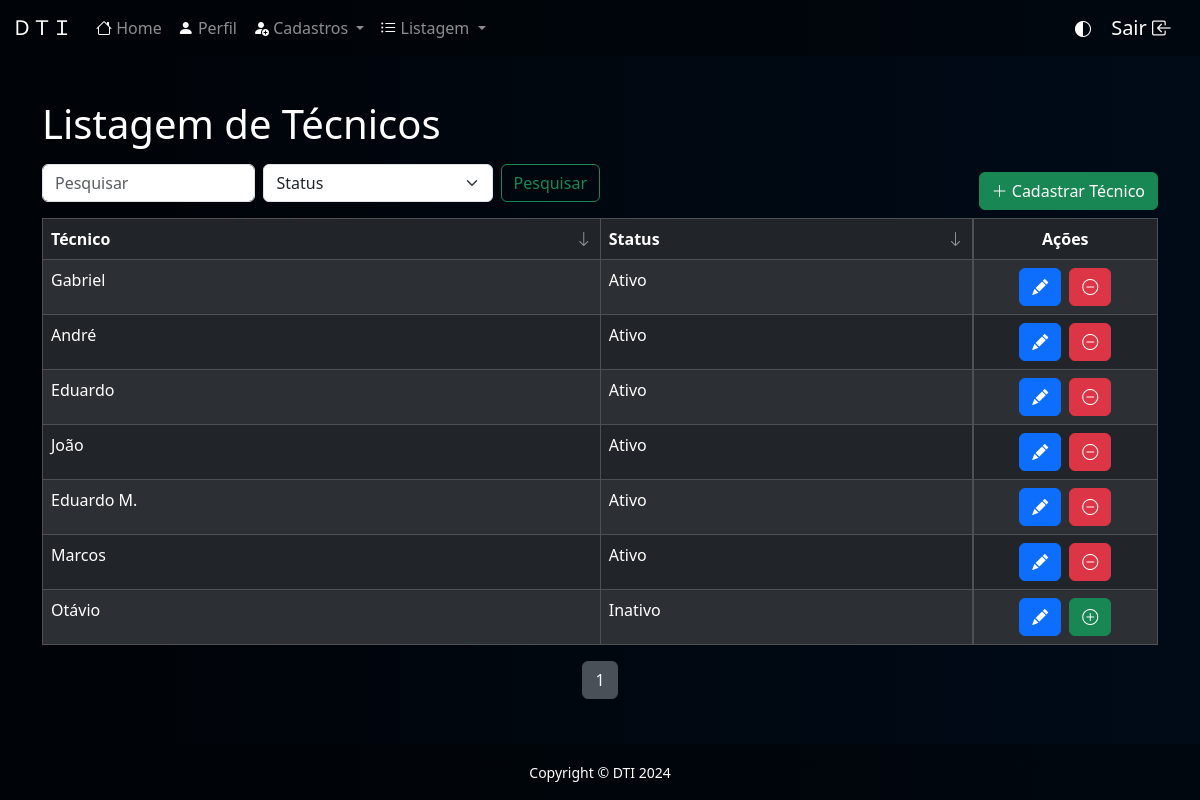
The page /listar/list-tecnico.php (signed in) on the database its author committed.
### tables this page shows
CREATE TABLE `tecnico` (
  `id` int(11) NOT NULL,
  `nome` varchar(100) NOT NULL,
  `status` int(1) NOT NULL
);

### listar/list-tecnico.php (the view, shortened to what this page needs)
<?php
    require_once('../conexao.php');
    $V_WHERE = "";
    $S_WHERE = "";
    $itens_por_pagina = 15;
    $pagina = isset($_GET['page']) ? $_GET['page'] : 1;
    $offset = ($pagina - 1) * $itens_por_pagina;
    $sql_count = "SELECT COUNT(*) AS total FROM tecnico WHERE 1 = 1 " . $V_WHERE . $S_WHERE;
    $resultado_count = mysqli_query($conexao, $sql_count);
    $linha_count = mysqli_fetch_assoc($resultado_count);
    $total_registros = $linha_count['total'];
    $total_paginas = ceil($total_registros / $itens_por_pagina);
    $sort_col = isset($_GET['sort_col']) ? $_GET['sort_col'] : 2;
    $sort_order = isset($_GET['sort_order']) ? $_GET['sort_order'] : 'ASC';
    switch ($sort_col) {
        default:
            $sort_col = 'tecnico.status';
    }
    $sql = "SELECT * FROM tecnico
              WHERE 1 = 1 " . $V_WHERE . $S_WHERE . "
              ORDER BY $sort_col $sort_order
              LIMIT $itens_por_pagina OFFSET $offset";
    $resultado = mysqli_query($conexao, $sql);
?>
<!DOCTYPE html>
<html lang="pt-br">
<head>
    <link href="https://cdn.jsdelivr.net/npm/bootstrap@5.3.3/dist/css/bootstrap.min.css" rel="stylesheet">
    <link rel="stylesheet" href="https://cdn.jsdelivr.net/npm/bootstrap-icons@1.11.3/font/bootstrap-icons.min.css">
</head>
<body>
    <?php require_once("../template/menu01.php") ?>
    <main class="container" style="margin-top: 100px;">
        <h1>Listagem de Técnicos</h1>
        <div class="d-flex justify-content-between align-items-end mb-2">
            <form class="d-flex col-6 mt-2 mb-2" method="post" role="search">
                <input class="form-control me-2" type="search" name="search" placeholder="Pesquisar" aria-label="Search">
                <select class="form-select me-2" name="search-status" id="search-status">
                    <option selected value="">Status</option>
                </select>
                <button class="btn btn-outline-success" type="submit" nam="epesquisar">Pesquisar</button>
            </form>
            <?php if ($_SESSION['nivel'] == 2): ?>
                <a href="../cadastro/cad-tecnico.php" class="btn btn-success"><i class="bi bi-plus-lg"></i> Cadastrar Técnico</a>
            <?php endif; ?>
        </div>
            <table class="table table-dark table-striped table-bordered">
            <thead>
                <tr>
                    <th id="header0" onclick="sortTable(0)" class="sortable asc col-6">Técnico <i class="bi bi-arrow-down sort-icon"></th>
                    <th id="header0" onclick="sortTable(1)" class="sortable col-4">Status <i class="bi bi-arrow-down sort-icon"></th>
                    <?php if ($_SESSION['nivel'] == 2): ?>
                        <th class="d-flex justify-content-center">Ações</th>
                    <?php endif; ?>
                </tr>
            </thead>
            <tbody>
                <?php
                    while ($linha = mysqli_fetch_array($resultado)) {
                        if ($linha['status'] == 1) {
                            $status = "Ativo";
                        } else {
                            $status = "Inativo";
                        }
                ?>
                <tr>
                    <td><?= $linha['nome'] ?></td>
                    <td><?= $status ?></td>
                    <?php if ($_SESSION['nivel'] == 2): ?>
                        <td class="d-flex justify-content-center gap-2">
                            <abbr title="Editar"><a class="btn btn-primary" href="../editar/edit-tecnico.php?id=<?= $linha['id'] ?>"><i class="bi bi-pencil-fill"></i></a></abbr>
                            <form method="post">
                                <?php if ($status == "Ativo"): ?>
                                    <abbr title="Desativar">
                                        <button type="submit" name="desativar" class="btn btn-danger">
                                            <i class="bi bi-dash-circle"></i>
                                        </button>
                                    </abbr>
                                <?php else: ?>
                                    <abbr title="Ativar">
                                        <button type="submit" name="ativar" class="btn btn-success">
                                            <i class="bi bi-plus-circle"></i>
                                        </button>
                                    </abbr>
                                <?php endif; ?>
                            </form>
                        </td>
                    <?php endif; ?>
                </tr>
                <?php } ?>
            </tbody>
        </table>
        <nav aria-label="Paginação">
            <ul class="pagination justify-content-center">
                <?php for ($i = 1; $i <= $total_paginas; $i++): ?>
                    <li class="page-item <?= ($pagina == $i) ? 'active' : '' ?>"><a class="page-link" href="?page=<?= $i ?>"><?= $i ?></a></li>
                <?php endfor; ?>
            </ul>
        </nav>
    </main>
    <?php require_once("../template/rodape01.php") ?>
</body>
</html>

### listar/list-tecnico.php (style rules this page uses)
* { color: white; }
body { background-color: #000B18; display: flex; flex-direction: column; min-height: 100vh; }
main { flex: 1; }
option { color: black; }
.sort-icon { position: absolute; right: 8px; top: 50%; transform: translateY(-50%); margin-left: 5px; opacity: 0.5; transition: opacity 0.3s ease; }
.sortable { position: relative; cursor: pointer; }
.pagination .page-link { color: #f8f9fa; background-color: #343a40; border-color: #343a40; }
.pagination .page-item.active .page-link { background-color: #495057; border-color: #495057; }

### template/menu01.php (style rules this page uses)
body { background: linear-gradient(to right, #000307, #000B18); color: #fff; }

### rows shown on the page
tecnico: nome "Gabriel", status "Ativo"
tecnico: nome "André", status "Ativo"
tecnico: nome "Eduardo", status "Ativo"
tecnico: nome "João", status "Ativo"
tecnico: nome "Eduardo M.", status "Ativo"
tecnico: nome "Marcos", status "Ativo"
tecnico: nome "Otávio", status "Inativo"
